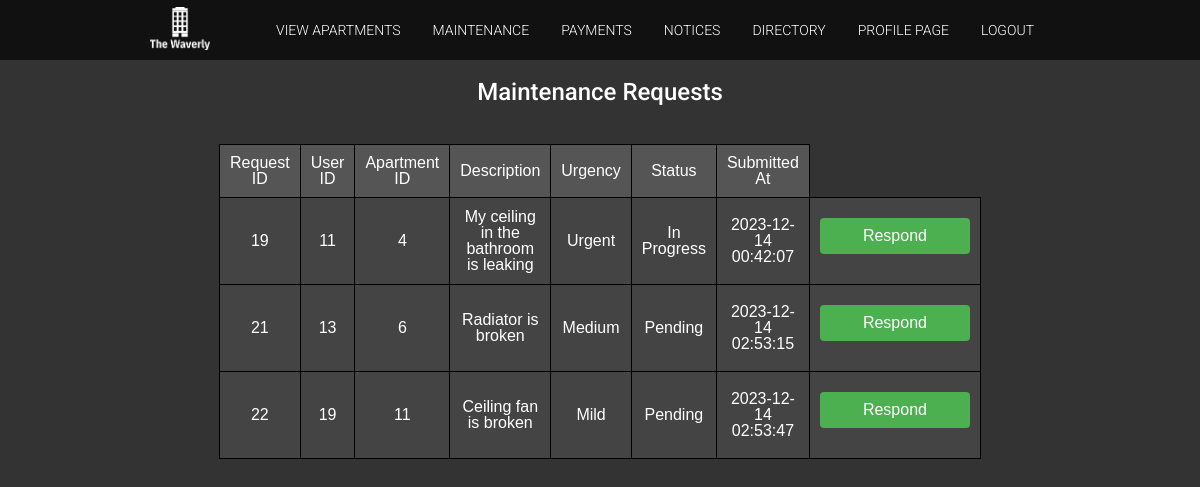
Page /phpproject01/maintenance_response.php (signed in) on the committed database.
### tables this page shows
CREATE TABLE `maintenance_requests` (
  `request_id` int(11) NOT NULL,
  `usersId` int(11) NOT NULL,
  `apartment_id` int(11) NOT NULL,
  `description` text NOT NULL,
  `urgency` enum('Mild','Medium','Urgent') NOT NULL,
  `request_status` enum('Pending','In Progress','Completed') NOT NULL DEFAULT 'Pending',
  `submitted_at` timestamp NOT NULL DEFAULT current_timestamp(),
  `amountDue` decimal(10,2) DEFAULT NULL,
  `due_date` date DEFAULT NULL
);

### phpproject01/maintenance_response.php (the view, shortened to what this page needs)
<?php
require_once 'includes/dbh.inc.php';
require_once 'header.php';
$sql = "SELECT request_id, usersId, apartment_id, description, urgency, request_status, submitted_at FROM maintenance_requests";
$result = mysqli_query($conn, $sql);
$requests = mysqli_fetch_all($result, MYSQLI_ASSOC);
?>
<!DOCTYPE html>
<html lang="en">
<head>
</head>
<body>
    <h2 style="color: white; text-align: center;">Maintenance Requests</h2>
    <table>
        <thead>
            <tr>
                <th>Request ID</th>
                <th>User ID</th>
                <th>Apartment ID</th>
                <th>Description</th>
                <th>Urgency</th>
                <th>Status</th>
                <th>Submitted At</th>
            </tr>
        </thead>
        <tbody>
            <?php foreach ($requests as $request): ?>
            <tr>
                <td><?php echo ($request['request_id']); ?></td>
                <td><?php echo ($request['usersId']); ?></td>
                <td><?php echo ($request['apartment_id']); ?></td>
                <td><?php echo ($request['description']); ?></td>
                <td><?php echo ($request['urgency']); ?></td>
                <td><?php echo ($request['request_status']); ?></td>
                <td><?php echo ($request['submitted_at']); ?></td>
                               <td>
                    <a href="response_page.php?request_id=<?php echo $request['request_id']; ?>" class="maintenance-btn">Respond</a>
                </td>
            </tr>
            <?php endforeach; ?>
        </tbody>
    </table>
</body>
</html>

### phpproject01/css/style.css (style rules this page uses)
body { background-color: #333333; }
h1, h2, h3, h4, h5, h6, p { font-family: 'Roboto', sans-serif; color: #111; line-height: 24px; }
h2 { font-weight: 500; font-size: 24px; padding: 20px 0; text-align: center; }

### phpproject01/maintenance_response.php (style rules this page uses)
body { font-family: Arial, sans-serif; background-color: #33333; }
table { width: 80%; max-width: 2000px; margin: 20px auto; border-collapse: collapse; background-color: #333; }
thead th { padding: 10px; border: 1px solid black; background-color: #555; color: white; }
tbody td { padding: 10px; border: 1px solid black; background-color: #444; color: white; }
table, thead, tbody, th, td, tr { text-align: center; }
.maintenance-btn { display: block; width: 120px; margin: 10px auto 20px; padding: 10px 15px; text-align: center; background-color: #4CAF50; color: white; border-radius: 4px; text-decoration: none; transition: background-color 0.3s ease; }
thead th, tbody td { vertical-align: middle; }

### rows in the picture
maintenance_requests: request_id "19", usersId "11", apartment "4", description "My ceiling in the bathroom is leaking", urgency "Urgent", request_status "In Progress", submitted_at "2023-12-14 00:42:07"
maintenance_requests: request_id "21", usersId "13", apartment "6", description "Radiator is broken", urgency "Medium", request_status "Pending", submitted_at "2023-12-14 02:53:15"
maintenance_requests: request_id "22", usersId "19", apartment "11", description "Ceiling fan is broken", urgency "Mild", request_status "Pending", submitted_at "2023-12-14 02:53:47"
